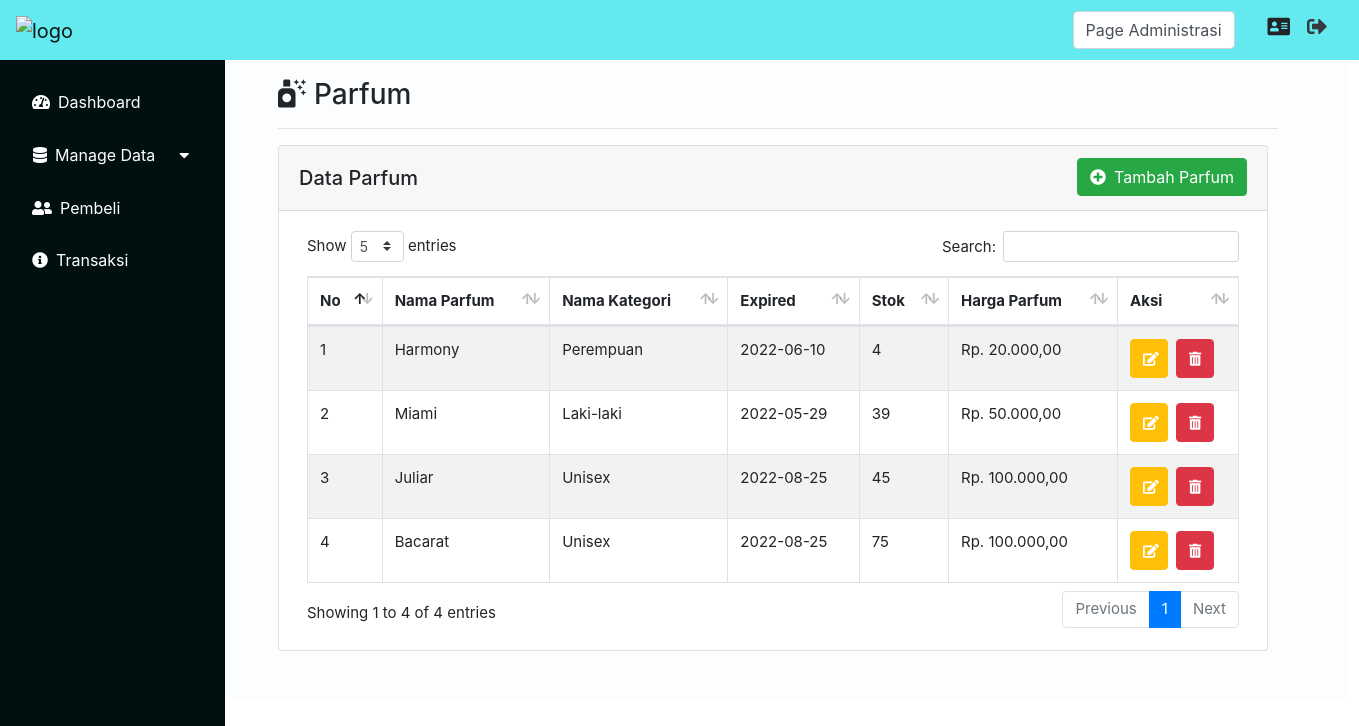
The app's page /index.php?page=Parfum&aksi=view (signed in) with its own data.
### tables this page shows
CREATE TABLE `parfum` (
  `id_parfum` int(11) NOT NULL,
  `kategori_id` int(11) NOT NULL,
  `nama_parfum` varchar(20) NOT NULL,
  `expired_parfum` date NOT NULL,
  `harga_parfum` float NOT NULL,
  `stok` int(11) DEFAULT NULL
);

CREATE TABLE `kategori` (
  `id_kategori` int(11) NOT NULL,
  `gender` varchar(10) NOT NULL
);

### Controller/ParfumController.php (called while the page is built, shortened)
<?php
class ParfumController
{
    private $model;
    public function __construct()
    {
        $this->model = new ParfumModel();
    }
    public function index()
    {
        $data = $this->model->get();
        extract($data);
        require_once("View/Parfum/index.php");
    }
}

### koneksi.php (called while the page is built, shortened)
<?php
function koneksi()
{
    $db_host = "localhost";
    $db_user = "root";
    $db_password = "";
    $db_database = "db_TokoParfum";
    try {
        return new mysqli($db_host, $db_user, $db_password, $db_database);
    } catch (Exception $e) {
        echo "Terjadi Kesalahan koneksi database";
    }
}

### Model/ParfumModel.php (called while the page is built, shortened)
<?php
class ParfumModel
{
    public function get()
    {
        $sql = "SELECT id_parfum, nama_parfum, expired_parfum,
         gender as nama_kategori, stok, harga_parfum from parfum
         JOIN kategori ON parfum.kategori_id = kategori.id_kategori";
        $query = koneksi()->query($sql);
        $hasil = [];
        while ($data = $query->fetch_assoc()) {
            $hasil[] = $data;
        }
        return $hasil;
    }
}

### View/Parfum/index.php (the view)
<div class="col-md-10 p-5 pt-2">
    <h3><i class="fas fa-air-freshener mr-2 mt-3"></i>Parfum</h3>
    <hr class="garis">
    <div class="card">
        <div class="card-header">
            <div class="float-left mt-2">
                <h5>Data Parfum</h5>
            </div>
            <?php
            if ($_SESSION['jabatan'] == 'Administrasi') :
            ?>
                <a href="index.php?page=Parfum&aksi=addParfum" class="btn btn-success float-right"><i class="fas fa-plus-circle mr-2"></i>Tambah Parfum</a>
            <?php
            endif
            ?>
        </div>
        <div class="card-body ml-2 mr-2">
            <table id="example" class="table table-striped table-bordered" style="width:100%">
                <thead>
                    <tr>
                        <th scope="col">No</th>
                        <th scope="col">Nama Parfum</th>
                        <th scope="col">Nama Kategori</th>
                        <th scope="col">Expired</th>
                        <th scope="col">Stok</th>
                        <th scope="col">Harga Parfum</th>
                        <?php
                        if ($_SESSION['jabatan'] == 'Administrasi') :
                        ?>
                            <th scope="col">Aksi</th>
                        <?php
                        endif
                        ?>
                    </tr>
                </thead>
                <tbody>
                    <?php $no = 1;
                    foreach ($data as $row) : ?>
                        <tr>
                            <td scope="row"><?= $no ?></td>
                            <td><?= ucfirst($row['nama_parfum']) ?></td>
                            <td><?= ucfirst($row['nama_kategori']) ?></td>
                            <td><?= $row['expired_parfum'] ?></td>
                            <td><?= $row['stok'] ?></td>
                            <td>Rp. <?= number_format($row['harga_parfum'], 2, ',', '.') ?></td>
                            <?php
                            if ($_SESSION['jabatan'] == 'Administrasi') :
                            ?>
                                <td><a href="index.php?page=Parfum&aksi=editParfum&id=<?= $row['id_parfum'] ?>" class="btn btn-sm btn-warning text-white rounded p-2 mr-1"><i class="fas fa-edit ml-1" data-toggle="tooltip" title="Update Data"></i></a>
                                    <a href="index.php?page=Parfum&aksi=deleteParfum&id=<?= $row['id_parfum'] ?>" class="btn btn-sm btn-danger text-white rounded p-2"><i class="fas fa-trash-alt mr-1 ml-1" data-toggle="tooltip" title="Hapus Data"></i></a>
                                </td>
                            <?php
                            endif
                            ?>
                        </tr>
                    <?php $no++;
                    endforeach; ?>
                </tbody>
            </table>
        </div>
    </div>
</div>

### index.php (shortened to what this page needs)
<?php
require_once("koneksi.php");
require_once("Model/ParfumModel.php");
require_once("Controller/ParfumController.php");
if (isset($_GET['page']) && isset($_GET['aksi'])) {
    $page = $_GET['page'];
    $aksi = $_GET['aksi'];
    if ($page == "Auth") {
        $auth = new AuthController();
        if ($aksi == 'view') {
            $auth->index();
        } else if ($aksi == 'authPegawai') {
            $auth->authPegawai();
        } else if ($aksi == 'logout') {
            $auth->logout();
        } else {
            echo "Method Not Found";
        }
    } else if ($page == "Parfum") {
        if ($_SESSION != NULL) {
            require_once("View/Menu/header.php");
            $parfum = new ParfumController();
            if ($aksi == 'view') {
                $parfum->index();
            }
            require_once("View/Menu/footer.php");
        } else {
            header("location: index.php?page=Auth&aksi=view&pesan=Silahkan Login Terlebih Dahulu");
        }
    } else if ($page == "Pembeli") {
        if ($_SESSION != NULL) {
            require_once("View/Menu/header.php");
            $pembeli = new PembeliController();
            if ($aksi == 'view') {
                $pembeli->index();
            } else {
                if ($_SESSION['jabatan'] == 'Kasir') {
                    if ($aksi == 'addPembeli') {
                        $pembeli->addPembeli();
                    } else if ($aksi == 'storePembeli') {
                        $pembeli->storePembeli();
                    } else if ($aksi == 'editPembeli') {
                        $pembeli->editPembeli();
                    } else if ($aksi == 'updatePembeli') {
                        $pembeli->updatePembeli();
                    } else if ($aksi == 'aktifkan') {
                        $pembeli->aktifkan();
                    } else if ($aksi == 'nonAktifkan') {
                        $pembeli->nonAktifkan();
                    } else {
                        echo "Method Not Found";
                    }
                } else {
                    header("location: index.php?page=Auth&aksi=view&pesan=Anda Bukan Administrasi Cabriz Parfum");
                    session_destroy();
                }
            }
            require_once("View/Menu/footer.php");
        } else {
            header("location: index.php?page=Auth&aksi=view&pesan=Silahkan Login Terlebih Dahulu");
        }
    } else if ($page == "Transaksi") {
        if ($_SESSION != NULL) {
            if ($_SESSION['jabatan'] == 'Administrasi' || $_SESSION['jabatan'] == 'Kasir') {
                require_once("View/Menu/header.php");
                $transaksi = new TransaksiController();
                if ($aksi == 'view') {
                    $transaksi->index();
                } else if ($aksi == 'detailTransaksi') {
                    $transaksi->viewDetailTransaksi();
                } else if ($aksi == 'Keranjang') {
                    $transaksi->addDetailTransaksi();
                } else {
                    if ($_SESSION['jabatan'] == 'Kasir') {
                        if ($aksi == 'createTransaksi') {
                            $transaksi->createTransaksi();
                        } else if ($aksi == 'addDetailTransaksi') {
                            $transaksi->addDetailTransaksi();
                        } else if ($aksi == 'storeDetailTransaksi') {
                            $transaksi->storeDetailTransaksi();
                        } else if ($aksi == 'deleteDetailTransaksi') {
                            $transaksi->deleteDetailTransaksi();
                        } else if ($aksi == 'checkoutTransaksi') {
                            $transaksi->viewCheckout();
                        } else if ($aksi == 'sudahCheckout') {
                            $transaksi->sudahCheckout();
                        } else if ($aksi == 'aktifkan') {
                            $transaksi->aktifkan();
                        } else if ($aksi == 'batalkan') {
                            $transaksi->batalkan();
                        } else {
                            echo "Method Not Found";
                        }
                    } else {
                        header("location: index.php?page=Auth&aksi=view&pesan=Anda Bukan Kasir Cabriz Parfum");
                        session_destroy();
                    }
                }
                require_once("View/Menu/footer.php");
            }
        } else {
            header("location: index.php?page=Auth&aksi=view&pesan=Silahkan Login Terlebih Dahulu");
        }
    }
} else {
    header("location: index.php?page=Auth&aksi=view");
}

### View/Menu/header.php (shortened to what this page needs)
<!DOCTYPE html>
<html lang="en">
<head>
    <link rel="stylesheet" href="assets/css/bootstrap.min.css">
    <link href="assets/css/fontawesome.css" rel="stylesheet">
    <link href="assets/css/brands.css" rel="stylesheet">
    <link href="assets/css/solid.css" rel="stylesheet">
    <link rel="stylesheet" type="text/css" href="assets/css/allprogramview.css">
    <link rel="stylesheet" type="text/css" href="assets/css/dataTables.bootstrap4.min.css">
    <link href="https://cdn.jsdelivr.net/npm/select2@4.1.0-rc.0/dist/css/select2.min.css" rel="stylesheet" />
</head>
<body>
    <nav class="navbar navbar-light fixed-top" style="background-color: #64E9EE; ">
        <a class="navbar-brand mr-auto">
            <img src="assets/images/logo.jpg" alt="logo" width="12%">
        </a>
        <div class="form-inline my-2 my-lg-0 ml-auto">
            <label class="form-control"> Page <?= $_SESSION['jabatan'] ?></label>
        </div>
        <div class="icon ml-4">
            <button class="btn btn-sm" id="btnTes" style="background-color: #64E9EE;">
                <h5><i class="fas fa-address-card mr-2 mt-1" data-toggle="tooltip" title="Profile"></i></h5>
            </button>
        </div>
        <h5>
            <a href="index.php?page=Auth&aksi=view"><i class="fas fa-sign-out-alt mr-3 mt-1 text-dark" data-toggle="tooltip" title="Logout"></i></a>
        </h5>
    </nav>
    <div class="sidenav mt-5" style="background-color: #001011; ">
        <ul class="nav flex-column ml-3 mb-4">
            <li class="nav-item mb-3">
                <a class="nav-link active text-white mt-3" href="index.php?page=Pegawai&aksi=view"><i class="fas fa-tachometer-alt mr-2"></i>Dashboard</a>
            </li>
            <?php
            if ($_SESSION['jabatan'] != 'Kasir') :
            ?>
                <p>
                    <button class="btn ml-1 text-white" type="button" data-toggle="collapse" data-target="#collapseExample" aria-expanded="false" aria-controls="collapseExample" style="background-color: #001011; ">
                        <i class="fas fa-database mr-2"></i>Manage Data<i class="fas fa-caret-down ml-4"></i>
                    </button>
                </p>
            <?php
            endif;
            ?>
            <li class="nav-item">
                <a class="nav-link active text-white mb-3" href="index.php?page=Pembeli&aksi=view"><i class="fas fa-user-friends mr-2"></i>Pembeli</a>
                <a class="nav-link active text-white mb-3" href="index.php?page=Transaksi&aksi=view"><i class="fas fa-info-circle mr-2"></i>Transaksi</a>
            </li>
        </ul>
    </div>
    <div class="main pt-3" style="background-color: rgba(251, 253, 255, 0.966);">

### View/Menu/footer.php (shortened to what this page needs)
</div>
</body>
</html>

### assets/css/solid.css (style rules this page uses)
.fa, .fas { font-family: 'Font Awesome 5 Free'; font-weight: 900; }

### assets/css/allprogramview.css (style rules this page uses)
.card { width: 990px; }
.garis { width: 1000px; background-color: rgba(240, 248, 255, 0); }
.sidenav { height: 100%; width: 225px; position: fixed; z-index: 1; top: 0; left: 0; overflow-x: hidden; padding-top: 20px; }
.sidenav a { padding: 6px 8px 6px 16px; text-decoration: none; font-size: 16px; color: #818181; display: block; }
.main { z-index: 0; margin-left: 220px; font-size: 15px; padding: 0px 10px; width: 1129px; }

### records on screen
parfum: nama_parfum "Harmony", kategori.gender "Perempuan", expired_parfum "2022-06-10", stok "4", harga_parfum "20.000,00"
parfum: nama_parfum "Miami", kategori.gender "Laki-laki", expired_parfum "2022-05-29", stok "39", harga_parfum "50.000,00"
parfum: nama_parfum "Juliar", kategori.gender "Unisex", expired_parfum "2022-08-25", stok "45", harga_parfum "100.000,00"
parfum: nama_parfum "Bacarat", kategori.gender "Unisex", expired_parfum "2022-08-25", stok "75", harga_parfum "100.000,00"

### other values on screen
$_SESSION['jabatan'] "Administrasi"
